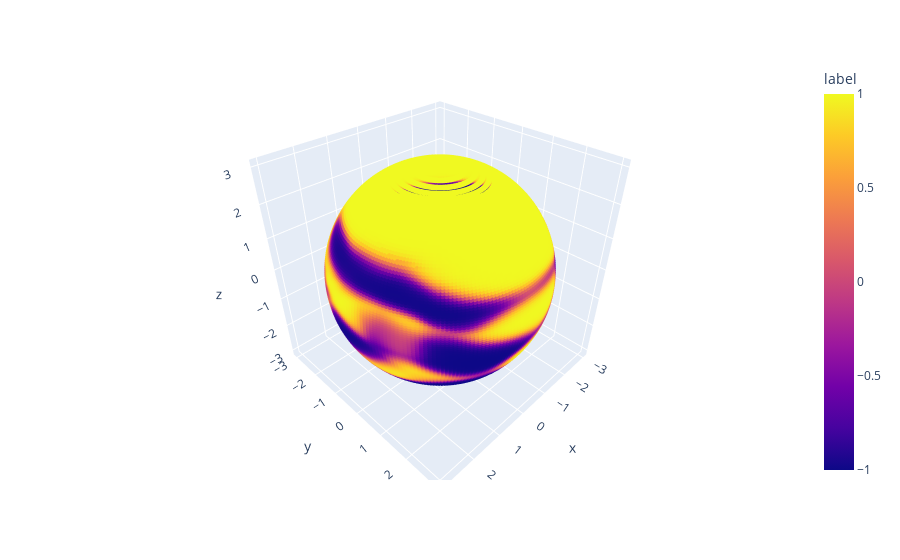

Write notebook code for a chart like this one.
### Code cell
model.show_on_cylinder(prediction=output)

### Figure 1 — Plotly figure (JSON) as saved in the notebook; plotly's stock layout.template omitted (floating-point values rounded to 4 significant figures; data arrays with more than 128 entries replaced by an {"elided": "..."} marker saying what was removed)
{"data": [{"hovertemplate": "x=%{x}<br>y=%{y}<br>z=%{z}<br>label=%{marker.color}<extra></extra>", "legendgroup": "", "marker": {"color": {"elided": "20000 float values"}, "coloraxis": "coloraxis", "size": 2, "symbol": "circle"}, "mode": "markers", "name": "", "scene": "scene", "showlegend": false, "type": "scatter3d", "x": {"elided": "20000 float values"}, "y": {"elided": "20000 float values"}, "z": {"elided": "20000 float values"}}], "layout": {"coloraxis": {"colorbar": {"title": {"text": "label"}}, "colorscale": [[0, "#0d0887"], [0.1111, "#46039f"], [0.2222, "#7201a8"], [0.3333, "#9c179e"], [0.4444, "#bd3786"], [0.5556, "#d8576b"], [0.6667, "#ed7953"], [0.7778, "#fb9f3a"], [0.8889, "#fdca26"], [1, "#f0f921"]]}, "legend": {"tracegroupgap": 0}, "margin": {"t": 60}, "scene": {"domain": {"x": [0, 1], "y": [0, 1]}, "xaxis": {"title": {"text": "x"}}, "yaxis": {"title": {"text": "y"}}, "zaxis": {"title": {"text": "z"}}}}}
